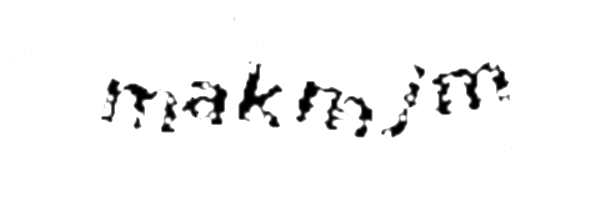
#> input picture screenshot.png, 600 x 200 px, found by its file name
$ python 'detect the text regions.py'
#> lines starting #> are read from the running program, lines starting #| are printed output that depends on the picture; after the words box and inside, x2 and y2 are one past the last pixel; in counts of white or black regions, pixels touching at a corner belong together; pictures that were not available may be replaced by others from this repository, and a replacement may not be noted
import cv2
import numpy as np
from PIL import Image
from cv2 import boundingRect, countNonZero, cvtColor, drawContours, findContours, getStructuringElement, imread, morphologyEx, pyrDown, rectangle, threshold
import pyautogui
import random

pyautogui.screenshot('Screenshot.png')
image = cv2.imread('Screenshot.png')
#> image is the input picture: shape (200, 600, 3); min 0, max 255, mean 244.7
#image = cv2.resize(image, (0,0), fx=0.5, fy=0.5)


hsv = cv2.cvtColor(image, cv2.COLOR_BGR2HSV)
#> hsv: shape (200, 600, 3); mean H, S, V 0, 0, 244.7

# [10 lines of commented-out code are left out]

lower_luc = np.array([49, 218, 195])
upper_luc = np.array([81, 255, 255])  # luc cliquebook

# [12 lines of commented-out code are left out]
mask_luc = cv2.inRange(hsv, lower_luc, upper_luc)
#> mask_luc: shape (200, 600); every value is 0

#mask = mask_xanh
mask = mask_luc
cv2.imwrite('mask.png',mask)
#cv2.imwrite('res.png',res)

################################
image = cv2.imread('mask.png')
#> image: shape (200, 600, 3); every value is 0
template = cv2.imread('mask_eldibux.png')
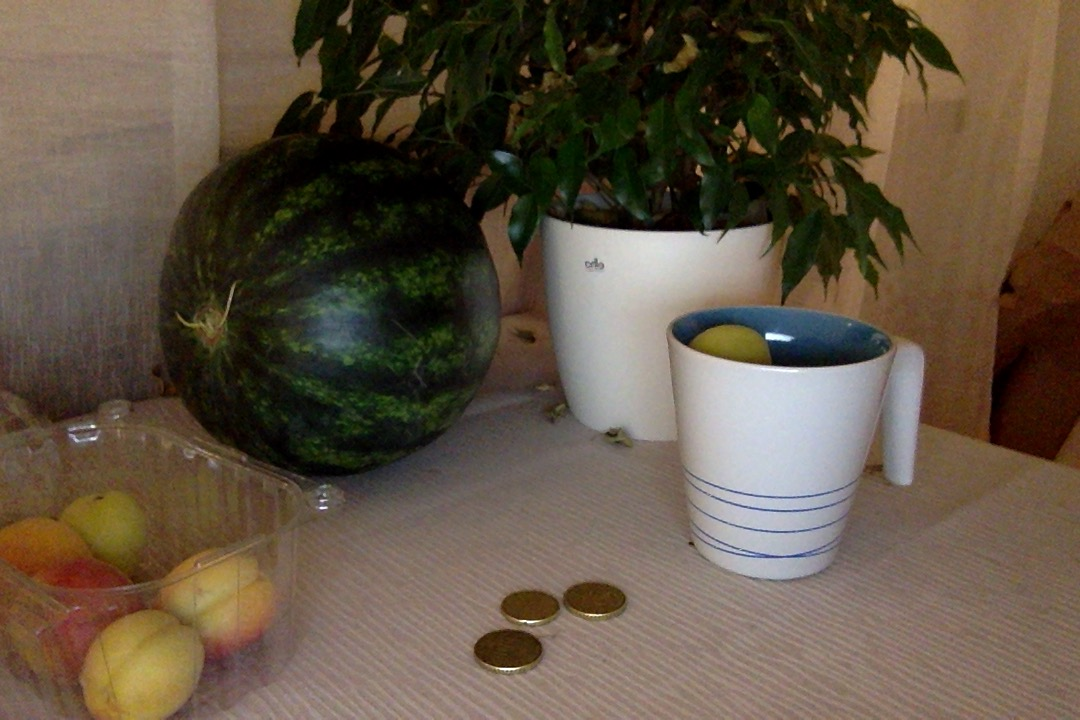
#> input picture images/1.jpg, 1080 x 720 px, given in place of mask_eldibux.png, which was not available
#> template is the input picture: shape (720, 1080, 3); mean B, G, R 67.4, 83.4, 96.6

# resize images
#image = cv2.resize(image, (0,0), fx=0.5, fy=0.5)
#template = cv2.resize(template, (0,0), fx=0.5, fy=0.5)

# Convert to grayscale
imageGray = cv2.cvtColor(image, cv2.COLOR_BGR2GRAY)
templateGray = cv2.cvtColor(template, cv2.COLOR_BGR2GRAY)
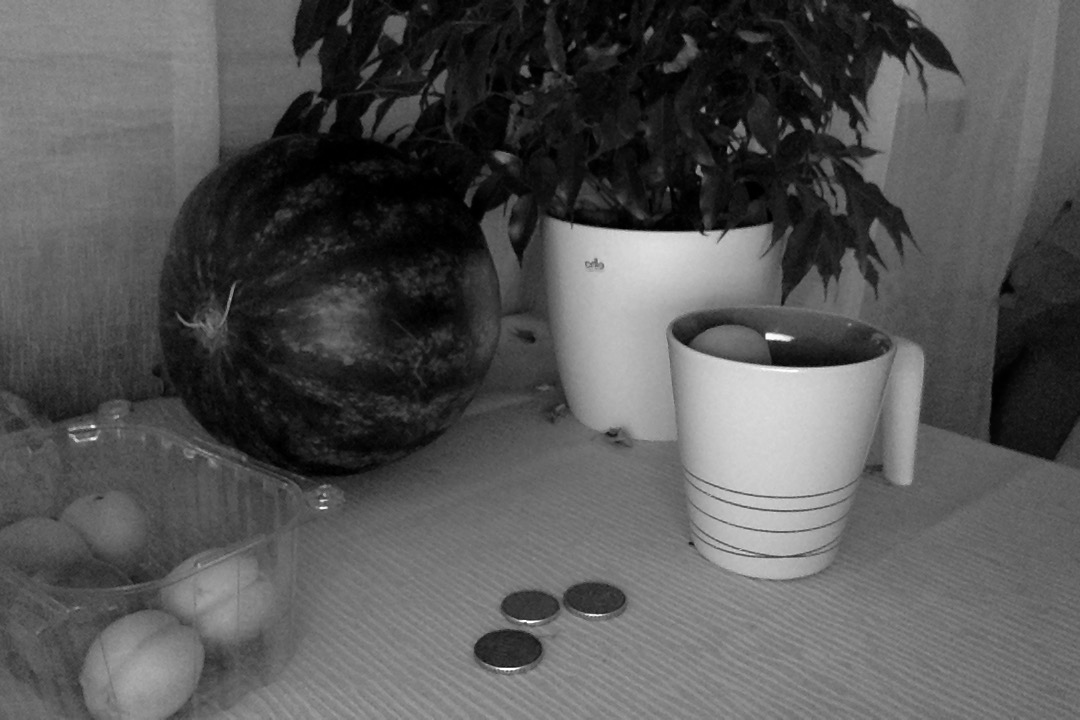
#> templateGray: shape (720, 1080); min 0, max 254, mean 85.5

# Find template
result = cv2.matchTemplate(imageGray,templateGray, cv2.TM_CCOEFF_NORMED)
#> result: shape (521, 481) float32; every value is 1
min_val, max_val, min_loc, max_loc = cv2.minMaxLoc(result)
#> min_val = 1; max_val = 1; min_loc = (0, 0); max_loc = (0, 0)
if max_val > 0.4 :
    print (max_val)
#| 1.0
    top_left = max_loc
#> top_left = (0, 0)
    h,w = templateGray.shape
#> h = 720; w = 1080
    bottom_right = (top_left[0] + w, top_left[1] + h)
#> bottom_right = (1080, 720)
    print ('a',top_left)
#| a (0, 0)
    print ('b',bottom_right)
#| b (1080, 720)
    #pyautogui.click((top_left[0]+bottom_right[0])/2, (top_left[1]+bottom_right[1])/2)
    cv2.rectangle(image,top_left, bottom_right,(0,0,255),2)
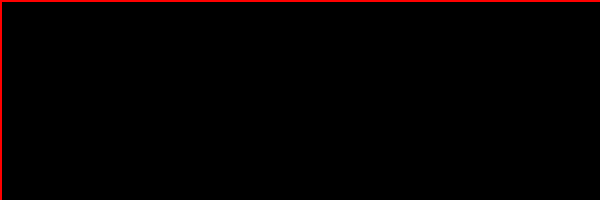
#> image: shape (200, 600, 3); mean B, G, R 0, 0, 3.4
    cv2.imwrite('mask1.png',image)

    #pyautogui.screenshot('2.png')
    rgb = imread('mask1.png')
    #rgb = imread('1.png')
    # downsample and use it for processing
    #rgb = pyrDown(large)
    # apply grayscale
    small = cvtColor(rgb, cv2.COLOR_BGR2GRAY)
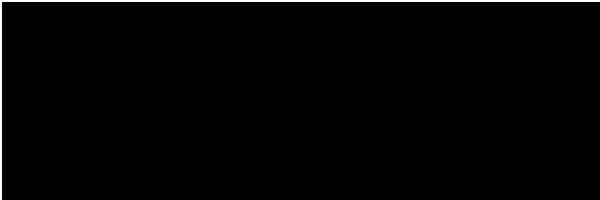
#> small: shape (200, 600); values 0 (black) and 76 (white), 1.3% white; 1 white region, box (x1, y1, x2, y2) and area: (0, 0, 600, 200) 1596
    # morphological gradient
    morph_kernel = getStructuringElement(cv2.MORPH_ELLIPSE, (1, 5))# 1 4
    grad = morphologyEx(small, cv2.MORPH_GRADIENT, morph_kernel)
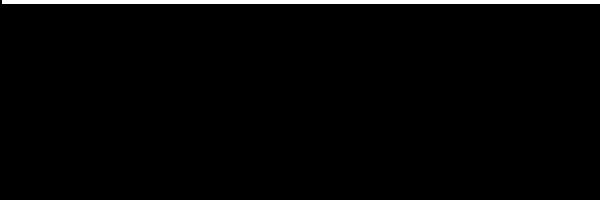
#> grad: shape (200, 600); values 0 (black) and 76 (white), 2% white; 1 white region, box (x1, y1, x2, y2) and area: (2, 0, 600, 4) 2392
    # binarize
    _, bw = threshold(src=grad, thresh=0, maxval=255, type=cv2.THRESH_BINARY+cv2.THRESH_OTSU)
    morph_kernel = getStructuringElement(cv2.MORPH_RECT, (3, 1)) #9 1
    # connect horizontally oriented regions
    connected = morphologyEx(bw, cv2.MORPH_CLOSE, morph_kernel)
    mask = np.zeros(bw.shape, np.uint8)
    # find contours
    im2, contours, hierarchy = findContours(connected, cv2.RETR_CCOMP, cv2.CHAIN_APPROX_SIMPLE)
#> contours = [[[2, 0], [2, 3], [599, 3], [599, 0]]]
    # filter contours

    for idx in range(0, len(hierarchy[0])):
        rect = x, y, rect_width, rect_height = boundingRect(contours[idx])
        # fill the contour
        mask = drawContours(mask, contours, idx, (255, 255, 2555), cv2.FILLED)
        # ratio of non-zero pixels in the filled region
        r = float(countNonZero(mask)) / (rect_width * rect_height)
        if r > 0.55 and rect_height > 8 and rect_width > 4 and top_left[0] <= x and top_left[1] <= y and (top_left[0] + w) >= (x+rect_width) and (top_left[1] + h) >= (y+rect_height):
            rgb = rectangle(rgb, (x,y), (x+rect_width, y+rect_height), (0,255,0),1)
            print ('x',x)
            print ('y',y)
            print ('y+rect_height',y+rect_height)
            print ('x+rect_height',x+rect_width)
            print (rect_width)
            print ('------')
            x = random.randrange(x, x+rect_width-1)
            y = random.randrange(y, y+rect_height-1)
            pyautogui.moveTo(x, y, duration=0.15)
#> this loop made 1 pass
#> (x, y, rect_width, rect_height, r) on pass 1: (2, 0, 598, 4, 1)
            #pyautogui.click(x , y)


#if top_left[0] < x and top_left[1] < y and (top_left[0] + w) > (x+rect_width) and (top_left[1] + h) > (y+rect_height) :
    cv2.imshow('captcha_result', rgb)
    cv2.waitKey()
